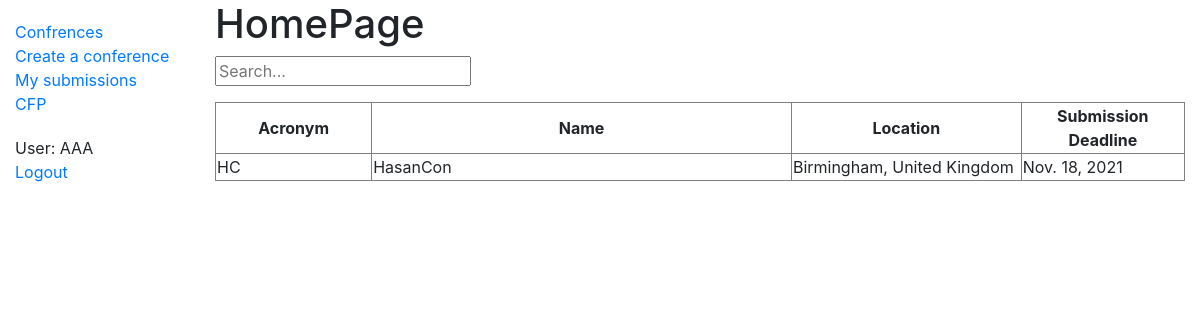
The app's page /cfp/ (signed in), older data.
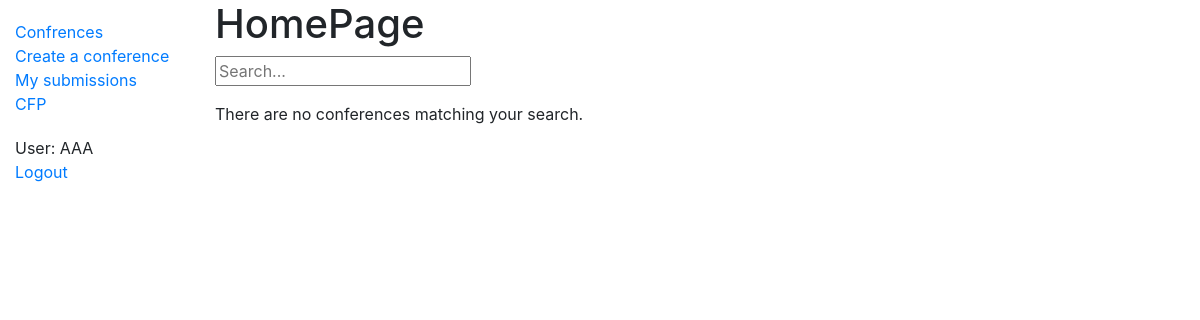
The same page, newer data.
### account/models.py (models this page shows, shortened)
class CustomUser(AbstractUser):
    email = models.EmailField(_('email address'), unique=True)

### cfp/models.py (models this page shows, shortened)
class ConferenceCFP(models.Model):
    abstract_deadline = models.DateField()
    submission_deadline = models.DateField()
    conference_id = models.ForeignKey('conference.Conference', on_delete=models.CASCADE, related_name="cfp", default=1)
    cfp_active = models.BooleanField(default=False)

### conference/models.py (models this page shows, shortened)
class Conference(models.Model):
    CID = models.UUIDField(primary_key=True, default=uuid.uuid4, editable=False) #The Conference ID
    name = models.CharField(max_length=200, help_text='Enter the conference name') #The conference name
    acronym = models.CharField(max_length=50, help_text='Enter the Acronym of the conference', null=True) #The conference Acronym
    web_page = models.URLField(max_length=200, help_text='Enter the web page of your conference', default="") #The conference web page
    venue = models.CharField(max_length=200, help_text="Enter the venue of the conference", null=True) # Location
    city = models.CharField(max_length=200, help_text="Enter the city of the conference", default="") # Location
    country = models.CharField(max_length=200, help_text="Enter the country/region of the conference", default="") # Location
    start_date = models.DateField(help_text="Enter the start date of the conference", default=timezone.now, blank=True) # The conference data
    end_date = models.DateField(help_text="Enter the end date of the conference", default=timezone.now, blank=True) # The conference data
    phase = models.IntegerField(choices=((1,'registration'),(2,'submission'),(3,'review'),(4,'discussion'),(5,'notification')), default=1)
    PCM = models.ManyToManyField(CustomUser, related_name="conference_PCM", blank=True, default="")
    chair = models.ForeignKey(CustomUser, on_delete=models.RESTRICT, related_name="conference_chair", default=1)

### cfp/views.py (the view)
# urls.py: path('',  CFPView.as_view(), name='cfp-search'),
class CFPView(ListView):
    template_name = "cfp_search.html"
    def get_queryset(self):
        if(not self.request.GET.get('search_term')):
            queryset = ConferenceCFP.objects.filter(cfp_active=True)
        else:
            queryset = ConferenceCFP.objects.filter(conference_id__name__icontains=self.request.GET.get('search_term'), cfp_active=True)
        return queryset

### account/backend.py (called while the page is built)
    def get_user(self, user_id):
        try:
            user = UserModel.objects.get(pk=user_id)
        except UserModel.DoesNotExist:
            return None
        return user if self.user_can_authenticate(user) else None

### cfp/templates/cfp_search.html
{% extends "base_generic.html" %}
{% block content %}
  <h1>HomePage</h1>
  <form action="{% url 'cfp-search' %}" method="get">
    <input name="search_term" type="text" placeholder="Search...">
  </form>
  <p>{% if object_list %}</p>
    <table border="1" width="fixed">
      <tr>
        <th width="200px" style="text-align:center">Acronym</th>
        <th width="600px" style="text-align:center">Name</th>
        <th width="300px" style="text-align:center">Location</th>
        <th width="200px" style="text-align:center">Submission Deadline</th>
      </tr>
      {% for conference in object_list %}
        <tr>
          <td>{{ conference.conference_id.acronym }}</td>
          <td>{{ conference.conference_id.name }}</td>
          <td>{{ conference.conference_id.city}}, {{conference.conference_id.country}}</td>
          <td>{{ conference.submission_deadline}}</td>
        </tr>
      {% endfor %}
    </table>
  {% else %}
      <p>There are no conferences matching your search.</p>
  {% endif %}
{% endblock %}

### conference/templates/base_generic.html (shortened to what this page needs)
<!DOCTYPE html>
<html lang="en">
<head>
  <link rel="stylesheet" href="https://stackpath.bootstrapcdn.com/bootstrap/4.1.3/css/bootstrap.min.css">
  {% load static %}
  <link rel="stylesheet" href="{% static 'css/styles.css' %}">
</head>
<body>
  <div class="container-fluid">
    <div class="row">
      <div class="col-sm-2">
      {% block sidebar %}
        <ul class="sidebar-nav">
          {% if request.user.is_authenticated %}
          <li><a href="{% url 'index' %}">Confrences</a></li>
          <li><a href="{% url 'conference-create' %}">Create a conference</a></li>
          <li><a href="{% url 'my-submissions' %}">My submissions</a></li>
          <li><a href="{% url 'cfp-search'%}">CFP</a></li>
        </ul>
        <ul class="sidebar-nav">
          <li>User: {{request.user.username}}</li>
          <li><a href="{% url 'logout'%}">Logout</a></li>
         {% endif %}
        {% endblock %}
        </ul>
      </div>
      <div class="col-sm-10 ">{% block content %}{% endblock %}</div>
    </div>
  </div>
</body>
</html>

### conference/static/css/styles.css (style rules this page uses)
.sidebar-nav { margin-top: 20px; padding: 0; list-style: none; }

Row changes from the older to the newer data that the page shows:
removed ConferenceCFP: conference_id.acronym "HC", conference_id.name "HasanCon", conference_id.city "Birmingham", conference_id.country "United Kingdom", submission_deadline "Nov. 18, 2021"
Text that changed along with them:
text no longer shown: "Acronym Name Location Submission Deadline"
text now shown: "There are no conferences matching your search."
